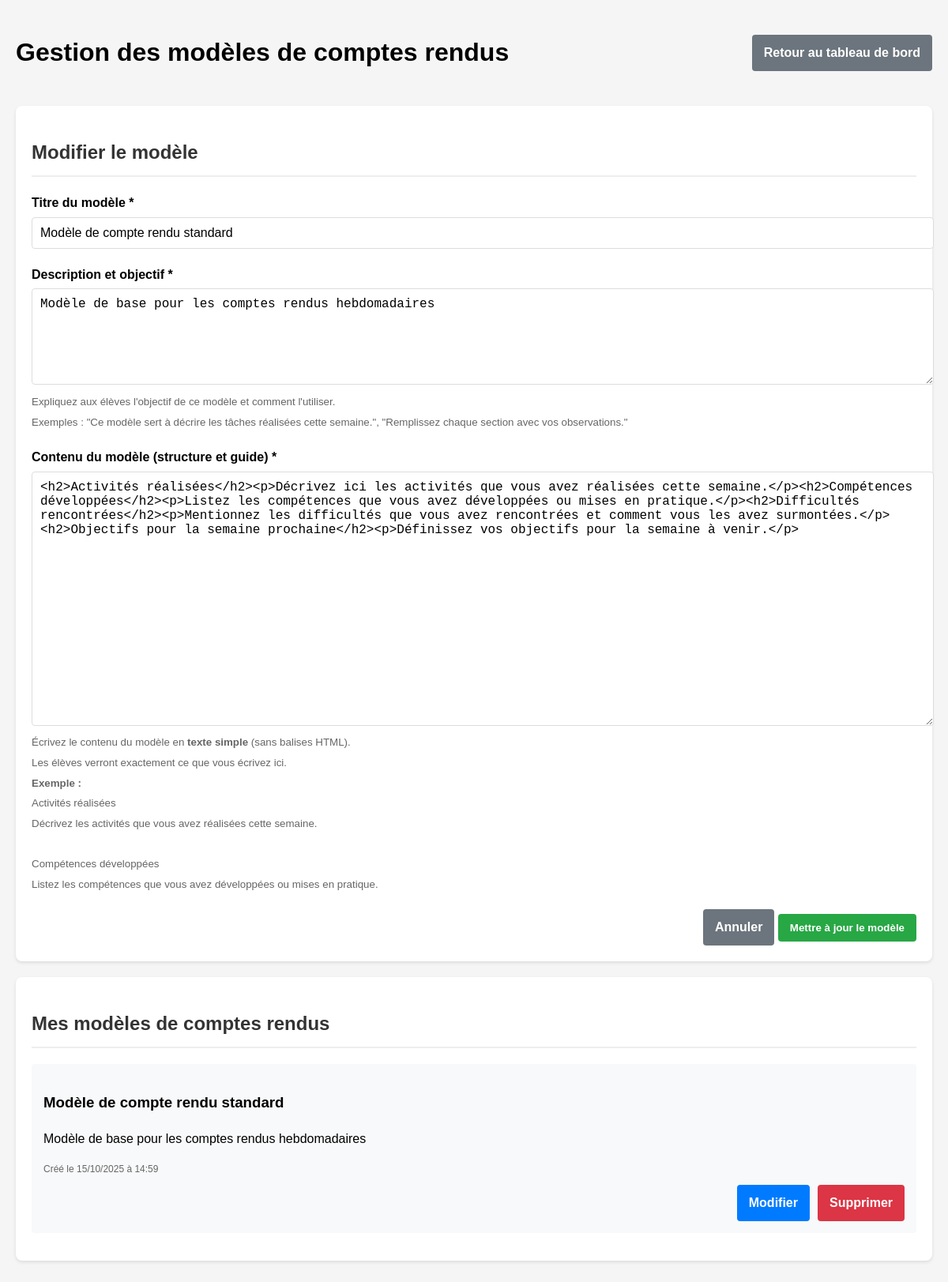
The page /gestion_modeles.php?edit=1 (signed in) on the database its author committed.
### tables this page shows
CREATE TABLE IF NOT EXISTS `modeles_cr` (
  `id` int NOT NULL AUTO_INCREMENT,
  `titre` varchar(255) NOT NULL,
  `description` text,
  `contenu_html` LONGTEXT,
  `professeur_id` int NOT NULL,
  `date_creation` datetime DEFAULT CURRENT_TIMESTAMP,
  `actif` tinyint(1) DEFAULT '1',
  PRIMARY KEY (`id`),
  KEY `professeur_id` (`professeur_id`)
);

### gestion_modeles.php (the view, shortened to what this page needs)
<?php
include '_conf.php';
$bdd = mysqli_connect($serveurBDD, $userBDD, $mdpBDD, $nomBDD);
$modele = null;
if (isset($_GET['edit']) && !empty($_GET['edit'])) {
    $id = intval($_GET['edit']);
    $edit_query = "SELECT * FROM modeles_cr WHERE id = $id AND professeur_id = {$_SESSION['Sid']}";
    $edit_result = mysqli_query($bdd, $edit_query);
    if (mysqli_num_rows($edit_result) > 0) {
        $modele = mysqli_fetch_assoc($edit_result);
    }
}
$modeles_query = "SELECT * FROM modeles_cr WHERE professeur_id = {$_SESSION['Sid']} ORDER BY date_creation DESC";
$modeles_result = mysqli_query($bdd, $modeles_query);
?>
<!DOCTYPE html>
<html lang="fr">
<head>
</head>
<body>
    <div class="container">
        <div class="header">
            <h1>Gestion des modèles de comptes rendus</h1>
            <div>
                <a href="tableau_bord_prof.php" class="btn btn-secondary">Retour au tableau de bord</a>
            </div>
        </div>
        <div class="card">
            <h2><?php echo $modele ? 'Modifier le modèle' : 'Créer un nouveau modèle'; ?></h2>
            <form method="POST" action="">
                <div class="form-group">
                    <label for="titre">Titre du modèle *</label>
                    <input type="text" id="titre" name="titre" class="form-control" required
                           value="<?php echo $modele ? htmlspecialchars($modele['titre']) : ''; ?>">
                </div>
                <div class="form-group">
                    <label for="description">Description et objectif *</label>
                    <textarea id="description" name="description" class="form-control" required><?php echo $modele ? htmlspecialchars($modele['description']) : ''; ?></textarea>
                    <small style="color: #666;">
                        Expliquez aux élèves l'objectif de ce modèle et comment l'utiliser.<br>
                        Exemples : "Ce modèle sert à décrire les tâches réalisées cette semaine.", "Remplissez chaque section avec vos observations."
                    </small>
                </div>
                <div class="form-group">
                    <label for="contenu_html">Contenu du modèle (structure et guide) *</label>
                    <textarea id="contenu_html" name="contenu_html" class="form-control" required style="min-height: 300px;"><?php echo $modele ? htmlspecialchars($modele['contenu_html']) : ''; ?></textarea>
                    <small style="color: #666;">
                        Écrivez le contenu du modèle en <strong>texte simple</strong> (sans balises HTML).<br>
                        Les élèves verront exactement ce que vous écrivez ici.<br>
                        <strong>Exemple :</strong><br>
                        Activités réalisées<br>
                        Décrivez les activités que vous avez réalisées cette semaine.<br>
                        <br>
                        Compétences développées<br>
                        Listez les compétences que vous avez développées ou mises en pratique.
                    </small>
                </div>
                <div style="text-align: right;">
                    <?php if ($modele): ?>
                        <a href="gestion_modeles.php" class="btn btn-secondary">Annuler</a>
                    <?php endif; ?>
                    <button type="submit" name="submit_modele" class="btn btn-success">
                        <?php echo $modele ? 'Mettre à jour le modèle' : 'Créer le modèle'; ?>
                    </button>
                </div>
            </form>
        </div>
        <div class="card">
            <h2>Mes modèles de comptes rendus</h2>
            <?php if (mysqli_num_rows($modeles_result) > 0): ?>
                <?php while ($modele_item = mysqli_fetch_assoc($modeles_result)): ?>
                    <div class="modele-item">
                        <h3><?php echo htmlspecialchars($modele_item['titre']); ?></h3>
                        <p><?php echo htmlspecialchars($modele_item['description']); ?></p>
                        <div style="color: #666; font-size: 12px;">
                            Créé le <?php echo date('d/m/Y à H:i', strtotime($modele_item['date_creation'])); ?>
                        </div>
                        <div class="modele-actions">
                            <a href="gestion_modeles.php?edit=<?php echo $modele_item['id']; ?>" class="btn">Modifier</a>
                            <a href="gestion_modeles.php?delete=<?php echo $modele_item['id']; ?>" class="btn btn-danger"
                               onclick="return confirm('Êtes-vous sûr de vouloir supprimer ce modèle ?');">Supprimer</a>
                        </div>
                    </div>
                <?php endwhile; ?>
            <?php else: ?>
                <p>Vous n'avez pas encore créé de modèles de comptes rendus.</p>
            <?php endif; ?>
        </div>
    </div>
</body>
</html>

### gestion_modeles.php (style rules this page uses)
body { font-family: Arial, sans-serif; line-height: 1.6; margin: 0; padding: 20px; background-color: #f5f5f5; }
.container { max-width: 1200px; margin: 0 auto; }
.header { display: flex; justify-content: space-between; align-items: center; margin-bottom: 20px; }
.card { background: white; border-radius: 8px; box-shadow: 0 2px 4px rgba(0,0,0,0.1); padding: 20px; margin-bottom: 20px; }
.form-group { margin-bottom: 20px; }
.form-group label { display: block; margin-bottom: 5px; font-weight: bold; }
.form-control { width: 100%; padding: 10px; border: 1px solid #ddd; border-radius: 4px; font-size: 16px; }
textarea.form-control { min-height: 100px; }
.btn { display: inline-block; background: #007bff; color: white; padding: 10px 15px; text-decoration: none; border-radius: 4px; font-weight: bold; border: none; cursor: pointer; }
.btn-secondary { background: #6c757d; }
.btn-danger { background: #dc3545; }
.btn-success { background: #28a745; }
.modele-item { background: #f8f9fa; border-radius: 4px; padding: 15px; margin-bottom: 15px; }
.modele-actions { display: flex; justify-content: flex-end; gap: 10px; margin-top: 10px; }
h2 { color: #333; border-bottom: 2px solid #eee; padding-bottom: 10px; }

### rows shown on the page
modeles_cr: titre "Modèle de compte rendu standard", description "Modèle de base pour les comptes rendus hebdomadaires", contenu_html "<h2>Activités réalisées</h2><p>Décrivez ici les activités que vous avez réalisées cette semaine.</p><h2>Compétences développées</h2><p>Listez les compétences que vous avez développées ou mises en pratique.</p><h2>Difficultés rencontrées</h2><p>Mentionnez les difficultés que vous avez rencontrées et comment vous les avez surmontées.</p><h2>Objectifs pour la semaine prochaine</h2><p>Définissez vos objectifs pour la semaine à venir.</p>", date_creation "15/10/2025 à 14:59"
